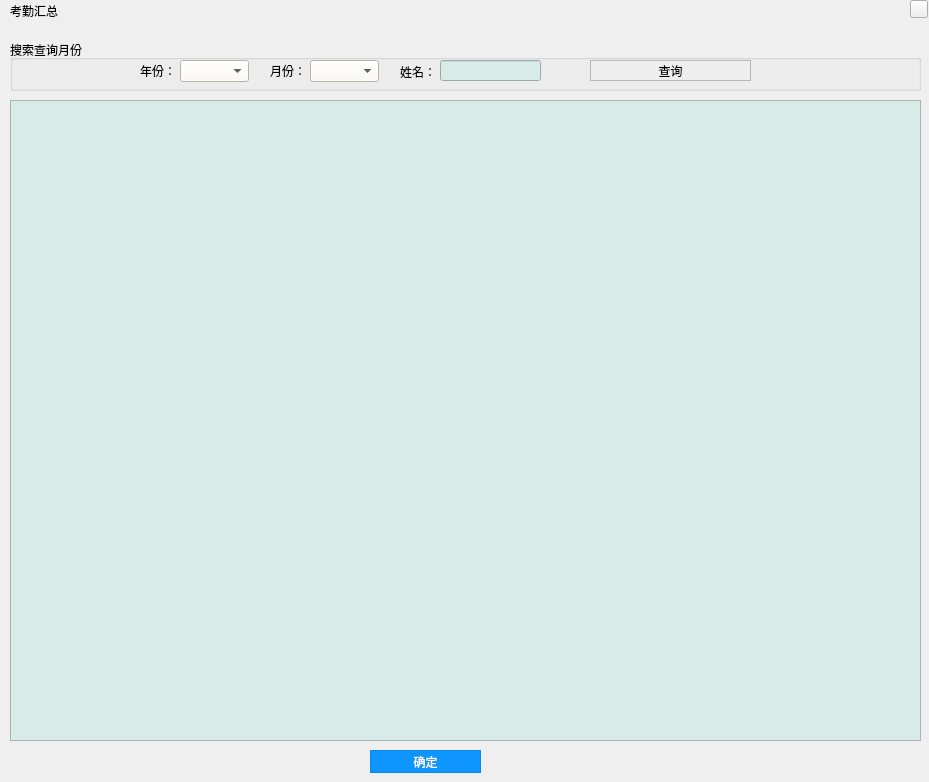
<?xml version="1.0" encoding="UTF-8"?>
<ui version="4.0">
 <class>KQHZ</class>
 <widget class="QWidget" name="KQHZ">
  <property name="geometry">
   <rect>
    <x>0</x>
    <y>0</y>
    <width>929</width>
    <height>782</height>
   </rect>
  </property>
  <property name="windowTitle">
   <string>Form</string>
  </property>
  <widget class="QGroupBox" name="groupBox">
   <property name="geometry">
    <rect>
     <x>10</x>
     <y>40</y>
     <width>911</width>
     <height>51</height>
    </rect>
   </property>
   <property name="title">
    <string>搜索查询月份</string>
   </property>
   <widget class="QComboBox" name="comboBox_year">
    <property name="geometry">
     <rect>
      <x>170</x>
      <y>20</y>
      <width>69</width>
      <height>22</height>
     </rect>
    </property>
    <property name="styleSheet">
     <string notr="true">background-color: rgb(255, 251, 242);</string>
    </property>
   </widget>
   <widget class="QLabel" name="label">
    <property name="geometry">
     <rect>
      <x>130</x>
      <y>20</y>
      <width>41</width>
      <height>21</height>
     </rect>
    </property>
    <property name="text">
     <string>年份：</string>
    </property>
   </widget>
   <widget class="QLabel" name="label_2">
    <property name="geometry">
     <rect>
      <x>260</x>
      <y>20</y>
      <width>31</width>
      <height>21</height>
     </rect>
    </property>
    <property name="text">
     <string>月份：</string>
    </property>
   </widget>
   <widget class="QComboBox" name="comboBox_mouth">
    <property name="geometry">
     <rect>
      <x>300</x>
      <y>20</y>
      <width>69</width>
      <height>22</height>
     </rect>
    </property>
    <property name="styleSheet">
     <string notr="true">background-color: rgb(255, 251, 242);</string>
    </property>
   </widget>
   <widget class="QPushButton" name="pushButton_search">
    <property name="geometry">
     <rect>
      <x>580</x>
      <y>20</y>
      <width>161</width>
      <height>21</height>
     </rect>
    </property>
    <property name="styleSheet">
     <string notr="true">QPushButton#pushButton_search
{
    color:black;
    background-color:rgb(238 , 238 , 238);
    border: 1px solid rgb(183 , 183 , 183);
}

QPushButton#pushButton_search:hover
{
    color:black;
    background-color:rgb(228 , 240 , 250);
    border: 1px solid rgb(15 , 150 , 255);
}

QPushButton#pushButton_search:pressed
{
    color:black;
    background-color:rgb(204 , 228 , 247);
    border: 1px solid rgb(1 , 84 , 153);
    padding-left:3px;
    padding-top:3px;
}</string>
    </property>
    <property name="text">
     <string>查询</string>
    </property>
   </widget>
   <widget class="QLabel" name="label_name">
    <property name="geometry">
     <rect>
      <x>390</x>
      <y>21</y>
      <width>41</width>
      <height>21</height>
     </rect>
    </property>
    <property name="text">
     <string>姓名：</string>
    </property>
   </widget>
   <widget class="QLineEdit" name="lineEdit_name">
    <property name="geometry">
     <rect>
      <x>430</x>
      <y>20</y>
      <width>101</width>
      <height>21</height>
     </rect>
    </property>
    <property name="styleSheet">
     <string notr="true">background-color: rgb(216, 235, 233);</string>
    </property>
   </widget>
  </widget>
  <widget class="QTableWidget" name="tableWidget">
   <property name="geometry">
    <rect>
     <x>10</x>
     <y>100</y>
     <width>911</width>
     <height>641</height>
    </rect>
   </property>
   <property name="styleSheet">
    <string notr="true">background-color: rgb(216, 235, 233);</string>
   </property>
  </widget>
  <widget class="QLabel" name="label_4">
   <property name="geometry">
    <rect>
     <x>10</x>
     <y>0</y>
     <width>54</width>
     <height>21</height>
    </rect>
   </property>
   <property name="text">
    <string>考勤汇总</string>
   </property>
  </widget>
  <widget class="closeButton" name="toolButton">
   <property name="geometry">
    <rect>
     <x>910</x>
     <y>0</y>
     <width>18</width>
     <height>18</height>
    </rect>
   </property>
   <property name="text">
    <string/>
   </property>
  </widget>
  <widget class="QPushButton" name="pushButton_Ok">
   <property name="geometry">
    <rect>
     <x>370</x>
     <y>750</y>
     <width>111</width>
     <height>23</height>
    </rect>
   </property>
   <property name="styleSheet">
    <string notr="true">QPushButton#pushButton_Ok
{
    color:white;
    background-color:rgb(14 , 150 , 254);
    border: 1px solid rgb(11 , 137 , 234);
}

QPushButton#pushButton_Ok:hover
{
    color:white;
    background-color:rgb(44 , 137 , 255);
    border: 1px solid rgb(11 , 137 , 234);
}

QPushButton#pushButton_Ok:pressed
{
    color:white;
    background-color:rgb(14 , 135 , 228);
    border: 1px solid rgb(12 , 138 , 235);
    padding-left:3px;
    padding-top:3px;
}
</string>
   </property>
   <property name="text">
    <string>确定</string>
   </property>
  </widget>
 </widget>
 <customwidgets>
  <customwidget>
   <class>closeButton</class>
   <extends>QToolButton</extends>
   <header location="global">closebutton.h</header>
  </customwidget>
 </customwidgets>
 <resources/>
 <connections/>
</ui>
